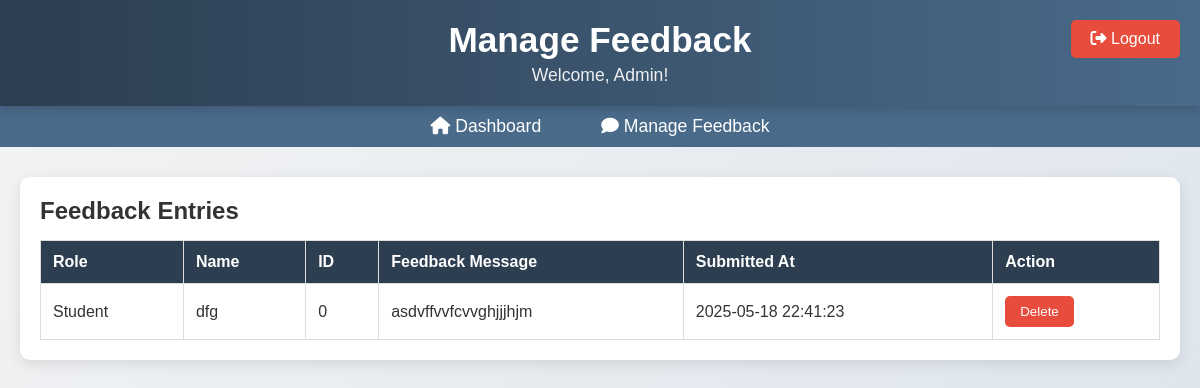
Screenshot of /manage_feedback.php (signed in) with the database file from the repository.
### tables this page shows
CREATE TABLE `feedback` (
  `feedback_id` int(11) NOT NULL,
  `user_id` int(11) DEFAULT NULL,
  `role` varchar(20) DEFAULT NULL,
  `name` varchar(100) DEFAULT NULL,
  `feedback_message` text DEFAULT NULL,
  `submitted_at` timestamp NOT NULL DEFAULT current_timestamp(),
  `is_read` tinyint(1) DEFAULT 0
);

### manage_feedback.php (the view, shortened to what this page needs)
<?php
$delete_allowed_roles = ['admin'];
include 'database/db_connection.php';
$query = "SELECT feedback_id, role, name, user_id, feedback_message, submitted_at
          FROM feedback
          WHERE role IN ('Student', 'Instructor')
          ORDER BY submitted_at DESC";
$result = $conn->query($query);
if ($result === false) {
    $error = "Query failed: " . $conn->error;
    $feedback_entries = [];
} else {
    $feedback_entries = $result->fetch_all(MYSQLI_ASSOC);
}
?>
<!DOCTYPE html>
<html lang="en">
<head>
    <link rel="stylesheet" href="https://cdnjs.cloudflare.com/ajax/libs/font-awesome/6.4.0/css/all.min.css">
</head>
<body>
    <header>
        <h1>Manage Feedback</h1>
        <p>Welcome, <?php echo ucfirst($_SESSION["role"]); ?>!</p>
        <a href="logout.php" class="logout"><i class="fas fa-sign-out-alt"></i> Logout</a>
    </header>
    <nav>
        <ul>
            <li><a href="<?php echo $_SESSION['role'] === 'admin' ? 'admin_dashboard.php' : 'dept_head_dashboard.php'; ?>"><i class="fas fa-home"></i> Dashboard</a></li>
            <li><a href="manage_feedback.php"><i class="fas fa-comment"></i> Manage Feedback</a></li>
        </ul>
    </nav>
    <div class="container">
        <div class="feedback-table">
            <h2>Feedback Entries</h2>
            <?php if (!empty($feedback_entries)): ?>
                <table>
                    <thead>
                        <tr>
                            <th>Role</th>
                            <th>Name</th>
                            <th>ID</th>
                            <th>Feedback Message</th>
                            <th>Submitted At</th>
                            <th>Action</th>
                        </tr>
                    </thead>
                    <tbody>
                        <?php foreach ($feedback_entries as $entry): ?>
                            <tr>
                                <td><?php echo htmlspecialchars($entry['role']); ?></td>
                                <td><?php echo htmlspecialchars($entry['name']); ?></td>
                                <td><?php echo htmlspecialchars($entry['user_id']); ?></td>
                                <td><?php echo htmlspecialchars($entry['feedback_message']); ?></td>
                                <td><?php echo $entry['submitted_at']; ?></td>
                                <td>
                                    <?php if (in_array($_SESSION["role"], $delete_allowed_roles)): ?>
                                        <form method="post" style="display:inline;">
                                            <button type="submit" name="delete_feedback" class="delete-btn"
                                                    onclick="return confirm('Are you sure you want to delete this feedback?');">
                                                Delete
                                            </button>
                                        </form>
                                    <?php else: ?>
                                        <button class="delete-btn" disabled title="Only Admins can delete feedback">Delete</button>
                                    <?php endif; ?>
                                </td>
                            </tr>
                        <?php endforeach; ?>
                    </tbody>
                </table>
            <?php else: ?>
                <p>No feedback entries found.</p>
            <?php endif; ?>
        </div>
    </div>
</body>
</html>

### manage_feedback.php (style rules this page uses)
* { margin: 0; padding: 0; box-sizing: border-box; font-family: 'Arial', sans-serif; }
body { background: linear-gradient(135deg, #f4f4f4, #d9e2ec); min-height: 100vh; color: #333; }
header { background: linear-gradient(90deg, #2c3e50, #4a6a8a); color: white; padding: 20px; text-align: center; box-shadow: 0 2px 10px rgba(0, 0, 0, 0.2); position: relative; }
header h1 { font-size: 2.2em; margin-bottom: 5px; }
header p { font-size: 1.1em; opacity: 0.9; }
nav { background-color: #4a6a8a; padding: 10px 0; display: flex; justify-content: center; }
nav ul { list-style: none; display: flex; gap: 20px; }
nav ul li a { color: white; text-decoration: none; padding: 10px 20px; font-size: 1.1em; border-radius: 5px; transition: background-color 0.3s, transform 0.2s; }
.container { max-width: 1200px; margin: 30px auto; padding: 0 20px; }
.feedback-table { background: white; padding: 20px; border-radius: 10px; box-shadow: 0 4px 15px rgba(0, 0, 0, 0.1); }
table { width: 100%; border-collapse: collapse; margin-top: 15px; }
th, td { padding: 12px; border: 1px solid #ddd; text-align: left; }
th { background: #2c3e50; color: white; }
.delete-btn { padding: 8px 15px; background: #e74c3c; color: white; border: none; border-radius: 5px; cursor: pointer; transition: background-color 0.3s, transform 0.2s; }
.logout { position: absolute; top: 20px; right: 20px; background: #e74c3c; padding: 10px 20px; color: white; text-decoration: none; border-radius: 5px; transition: background-color 0.3s, transform 0.2s; }

### rows the page displays
feedback: role "Student", name "dfg", user "0", feedback_message "asdvffvvfcvvghjjjhjm", submitted_at "2025-05-18 22:41:23"

### other values shown
$_SESSION["role"] "Admin"
